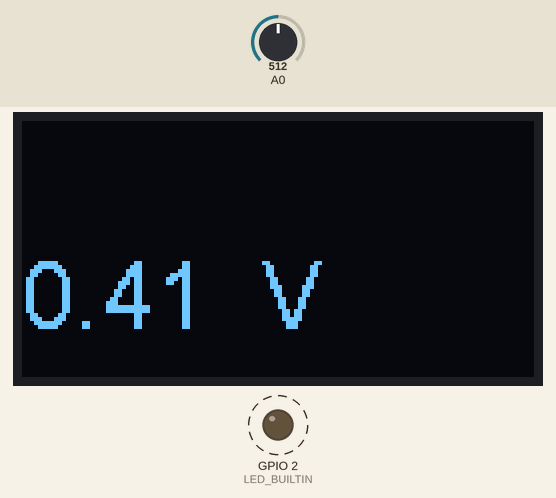
A sketch run on a simulated ESP8266 (NodeMCU). Shown: 128×64 one-colour display, output pins drawn as LEDs (lit = HIGH, except the on-board LED, lit = LOW). Dashed ring = blinking. Inputs (shaded band) come from the test bench; at power-on: A0 = 512. What the sketch prints to the serial monitor is not drawn.

Above: at 1.8 s.
1.9 s: A0 set to 716
At 2.4 s:
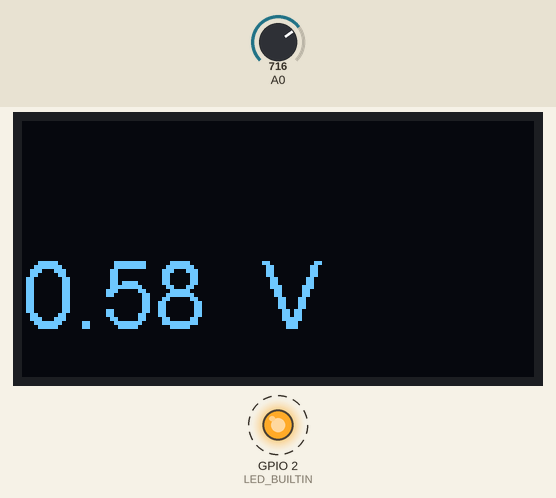
4.0 s: A0 set to 900
At 4.9 s:
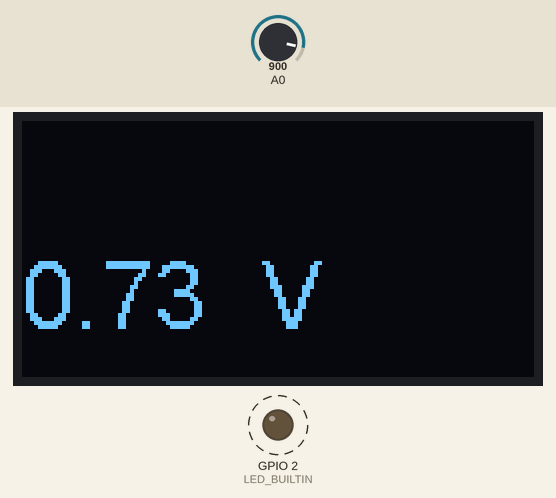
6.0 s: A0 set to 1023
At 6.9 s:
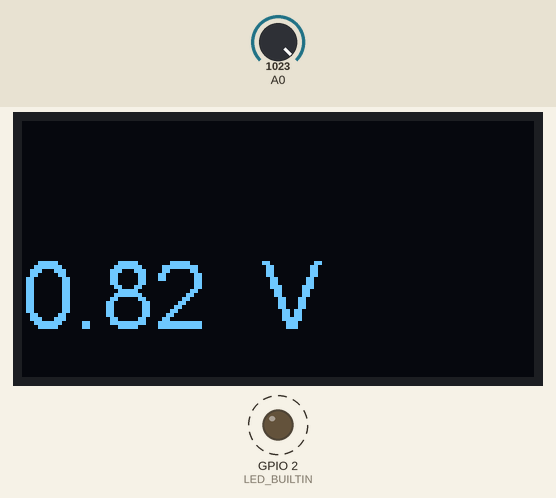
Timing chart, 0 to 14.0 s (numbered marks = the images above; inputs shaded):
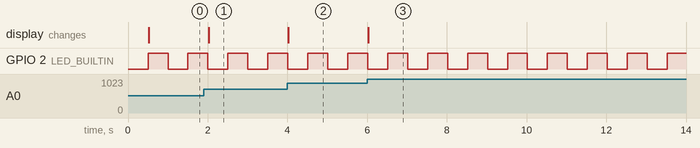

The sketch:

spannung-esp32-oled.ino
```cpp
/*
   DARC-HamGroup LoRaWAN
   Mit einem ESP32 Spannung messen.
   Die Spannung wird auf einem 0,96 OLED-Display und Seriell ausgegeben.

   Genutzt wurde ein ESP32 DEV KIT mit 30 Pins, Arduino Ide 1.8.19 und die ESP32-Core 2.0.2

   Bernd DG8BR I05 21.04.2022
*/

#include "SSD1306Wire.h"                 // ThingPulse OLED SSD1306 - Library        https://github.com/ThingPulse/esp8266-oled-ssd1306


uint32_t alte_zeit = 0;
const uint32_t wartezeit = 500;
bool ledState = LOW;

#define LED_BUILTIN 2                    // ist an GPIO2 gebunden
#define messpin 34                       // ADC1 Kanal6

SSD1306Wire display(0x3c, SDA, SCL);

void setup()
{
  Serial.begin(115200);
  pinMode(LED_BUILTIN, OUTPUT);
  display.init();                        // Konfiguration Display
  display.flipScreenVertically();
  display.setFont( ArialMT_Plain_24 );
  display.clear();
  display.display();
}

void loop()
{
  String volt;
  uint16_t messwert = 0;

  if (millis() - alte_zeit > wartezeit)
  {
    alte_zeit = millis();              // aktuelle Zeit abspeichern
    ledState = !ledState;
    digitalWrite(LED_BUILTIN, ledState);

    messwert = analogRead(messpin);
    volt = String(messwert * (3.30f / 4095));  // Formel: Messwert * (Messbereich / Auflösung)

    Serial.print("Messwert = ");
    Serial.print(messwert);
    Serial.print("    Volt = ");
    Serial.println(volt);
    zeige_display(volt);
  }
}

void zeige_display(String volt)
{
  display.clear();
  display.drawString(0, 30, volt );
  display.drawString(60, 30, "V");
  display.display();
}
```

Measured:
- after the input at 1.9 s, the display: changes after 0.12 s (image 1)
- after the input at 4.0 s, the display: changes at once (image 2)
- after the input at 6.0 s, the display: changes at once (image 3)
- by itself, GPIO 2 (LED_BUILTIN): alternates HIGH for 0.50 s and LOW for 0.50 s
